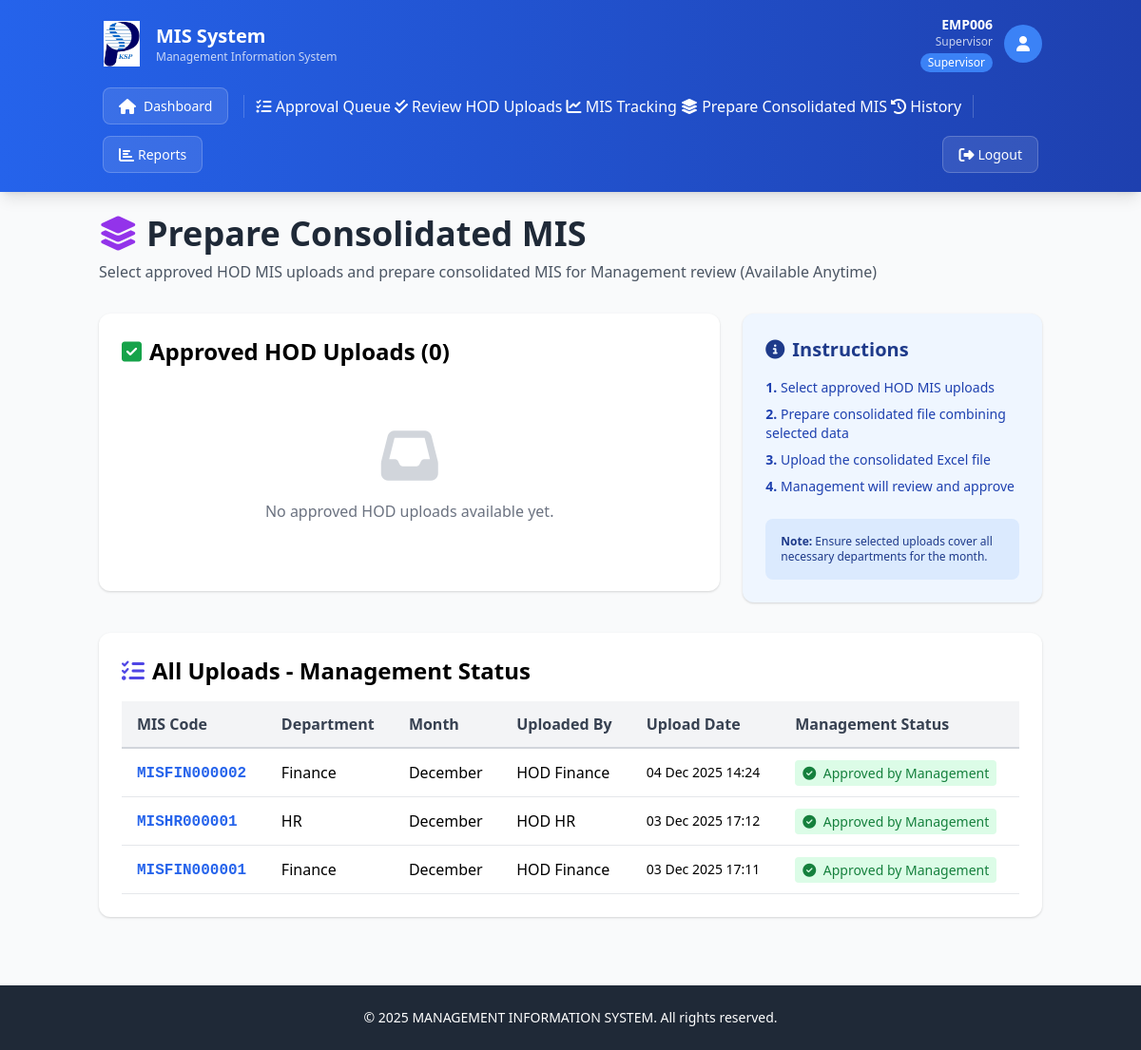
/prepare-consolidated-mis (signed in), run on the app's committed database.
### app.py (models this page shows)
class User(db.Model):
    __tablename__ = 'users'
    UserID = db.Column(db.Integer, primary_key=True)
    EmpID = db.Column(db.String(20), unique=True, nullable=False, index=True)
    Username = db.Column(db.String(50), nullable=True)
    PasswordHash = db.Column(db.String(255), nullable=False)
    Email = db.Column(db.String(100), unique=True, nullable=False)
    DepartmentID = db.Column(db.Integer, db.ForeignKey('departments.DeptID'), nullable=False)
    RoleID = db.Column(db.Integer, db.ForeignKey('roles.RoleID'), nullable=False)
    IsActive = db.Column(db.Boolean, default=True)
    FailedLoginAttempts = db.Column(db.Integer, default=0)
    LastFailedLogin = db.Column(db.DateTime, nullable=True)
    AccountLockedUntil = db.Column(db.DateTime, nullable=True)
    PasswordLastChanged = db.Column(db.DateTime, default=lambda: datetime.now(IST))
    PasswordExpiryDate = db.Column(db.DateTime, default=lambda: datetime.now(IST) + timedelta(days=90))
    CreatedAt = db.Column(db.DateTime, default=lambda: datetime.now(IST))
    UpdatedAt = db.Column(db.DateTime, default=lambda: datetime.now(IST), onupdate=lambda: datetime.now(IST))
    uploads = db.relationship('MISUpload', foreign_keys='MISUpload.UploadedBy', backref='uploader', lazy=True)

class Role(db.Model):
    __tablename__ = 'roles'
    RoleID = db.Column(db.Integer, primary_key=True)
    RoleName = db.Column(db.String(50), unique=True, nullable=False)
    users = db.relationship('User', backref='role', lazy=True)

class MISUpload(db.Model):
    __tablename__ = 'mis_uploads'
    UploadID = db.Column(db.Integer, primary_key=True)
    UploadCode = db.Column(db.String(50), unique=True, nullable=True)
    DepartmentID = db.Column(db.Integer, db.ForeignKey('departments.DeptID'), nullable=False)
    MonthID = db.Column(db.Integer, nullable=False)
    FYID = db.Column(db.Integer, db.ForeignKey('financial_years.FYID'), nullable=False)
    UploadedBy = db.Column(db.Integer, db.ForeignKey('users.UserID'), nullable=False)
    UploadDate = db.Column(db.DateTime, default=lambda: datetime.now(IST))
    FilePath = db.Column(db.String(255), nullable=False)
    FileCheck = db.Column(db.String(50), default='Not Validated')
    Status = db.Column(db.String(50), default='In Review')
    IsModified = db.Column(db.Boolean, default=False)
    IsCancelled = db.Column(db.Boolean, default=False)
    SupervisorApproved = db.Column(db.Boolean, default=False)
    SupervisorApprovedBy = db.Column(db.Integer, db.ForeignKey('users.UserID'), nullable=True)
    SupervisorApprovedDate = db.Column(db.DateTime, nullable=True)

class Department(db.Model):
    __tablename__ = 'departments'
    DeptID = db.Column(db.Integer, primary_key=True)
    DeptName = db.Column(db.String(100), unique=True, nullable=False)
    ActiveFlag = db.Column(db.Boolean, default=True)
    users = db.relationship('User', backref='department', lazy=True)
    uploads = db.relationship('MISUpload', backref='department', lazy=True)
    templates = db.relationship('Template', backref='department', lazy=True)

### app.py (the view)
@app.route('/prepare-consolidated-mis')
@supervisor_required
def prepare_consolidated_mis():
    user = User.query.get(session['user_id'])
    if not user or not user.IsActive:
        session.clear()
        flash('Your session has expired. Please log in again.', 'error')
        return redirect(url_for('login'))
    all_approved_uploads = MISUpload.query.filter_by(SupervisorApproved=True, IsCancelled=False).filter(MISUpload.Status.in_(['In Review', 'Approved'])).order_by(MISUpload.UploadDate.desc()).all()
    all_consolidated = ConsolidatedMIS.query.all()
    already_included_upload_ids = set()
    for consolidated in all_consolidated:
        if consolidated.UploadedHODMISIDs:
            upload_ids = [int(x) for x in consolidated.UploadedHODMISIDs.split(',')]
            already_included_upload_ids.update(upload_ids)
    approved_uploads = [upload for upload in all_approved_uploads if upload.UploadID not in already_included_upload_ids]
    in_review_uploads = MISUpload.query.filter_by(Status='In Review', IsCancelled=False).order_by(MISUpload.UploadDate.desc()).all()
    approved_by_management = MISUpload.query.filter_by(Status='Approved', IsCancelled=False).order_by(MISUpload.UploadDate.desc()).all()
    rejected_by_management = MISUpload.query.filter_by(Status='Rejected', IsCancelled=False).order_by(MISUpload.UploadDate.desc()).all()
    return render_template('prepare_consolidated_mis.html', current_user=user, approved_uploads=approved_uploads, in_review_uploads=in_review_uploads, approved_by_management=approved_by_management, rejected_by_management=rejected_by_management)

### templates/prepare_consolidated_mis.html (shortened to what this page needs)
{% extends "base.html" %}
{% block content %}
<div class="max-w-6xl mx-auto">
    <div class="mb-8">
        <h2 class="text-4xl font-bold text-gray-800 mb-2">
            <i class="fas fa-layer-group text-purple-600"></i> Prepare Consolidated MIS
        </h2>
        <p class="text-gray-600">Select approved HOD MIS uploads and prepare consolidated MIS for Management review (Available Anytime)</p>
    </div>
    <div class="grid grid-cols-1 lg:grid-cols-3 gap-6">
        <div class="lg:col-span-2">
            <div class="card p-6">
                <h3 class="text-2xl font-bold mb-4 flex items-center gap-2">
                    <i class="fas fa-check-square text-green-600"></i> Approved HOD Uploads ({{ approved_uploads|length }})
                </h3>
                {% if approved_uploads %}
                <form method="POST" action="{{ url_for('upload_consolidated_mis') }}" enctype="multipart/form-data">
                    <div class="space-y-3 mb-6">
                        {% for upload in approved_uploads %}
                        <div class="border border-green-200 rounded-lg p-4 bg-green-50">
                            <label class="flex items-start gap-3 cursor-pointer">
                                <input type="checkbox" name="selected_uploads" value="{{ upload.UploadID }}" class="mt-1">
                                <div class="flex-1">
                                    <h4 class="font-bold text-gray-800">
                                        <span class="font-mono text-green-600">{{ upload.UploadCode }}</span> - {{ upload.department.DeptName }}
                                    </h4>
                                    <p class="text-sm text-gray-600">{{ ['', 'January', 'February', 'March', 'April', 'May', 'June', 'July', 'August', 'September', 'October', 'November', 'December'][upload.MonthID] }} {{ upload.financial_year.FYName }} | Approved by: {{ upload.uploader.Username }}</p>
                                </div>
                                <a href="{{ url_for('download_upload', upload_id=upload.UploadID) }}" class="text-blue-600 hover:text-blue-800 text-sm">
                                    <i class="fas fa-download"></i>
                                </a>
                            </label>
                        </div>
                        {% endfor %}
                    </div>
                    <div class="mb-6">
                        <label class="block text-gray-700 font-bold mb-2">Upload Consolidated MIS File</label>
                        <input type="file" name="consolidated_file" accept=".xls,.xlsx" required class="w-full px-4 py-2 border border-gray-300 rounded-lg">
                        <p class="text-sm text-gray-600 mt-1">Excel file (.xls or .xlsx) containing consolidated data</p>
                    </div>
                    <button type="submit" class="w-full bg-purple-600 text-white py-3 rounded-lg hover:bg-purple-700 transition font-bold">
                        <i class="fas fa-upload mr-2"></i> Upload Consolidated MIS
                    </button>
                </form>
                {% else %}
                <div class="text-center py-12 text-gray-500">
                    <i class="fas fa-inbox text-6xl mb-4 text-gray-300"></i>
                    <p>No approved HOD uploads available yet.</p>
                </div>
                {% endif %}
            </div>
        </div>
        <div>
            <div class="card p-6 bg-blue-50">
                <h3 class="text-xl font-bold mb-4 text-blue-900 flex items-center gap-2">
                    <i class="fas fa-info-circle"></i> Instructions
                </h3>
                <ul class="space-y-2 text-sm text-blue-800">
                    <li><strong>1.</strong> Select approved HOD MIS uploads</li>
                    <li><strong>2.</strong> Prepare consolidated file combining selected data</li>
                    <li><strong>3.</strong> Upload the consolidated Excel file</li>
                    <li><strong>4.</strong> Management will review and approve</li>
                </ul>
                <div class="mt-6 p-4 bg-blue-100 rounded-lg">
                    <p class="text-xs text-blue-900"><strong>Note:</strong> Ensure selected uploads cover all necessary departments for the month.</p>
                </div>
            </div>
        </div>
    </div>
    <div class="card p-6 mt-8">
        <h3 class="text-2xl font-bold mb-4 flex items-center gap-2">
            <i class="fas fa-tasks text-indigo-600"></i> All Uploads - Management Status
        </h3>
        {% if in_review_uploads or approved_by_management or rejected_by_management %}
        <div class="overflow-x-auto">
            <table class="w-full">
                <thead class="bg-gray-100 border-b-2 border-gray-300">
                    <tr>
                        <th class="px-4 py-3 text-left font-bold text-gray-700">MIS Code</th>
                        <th class="px-4 py-3 text-left font-bold text-gray-700">Department</th>
                        <th class="px-4 py-3 text-left font-bold text-gray-700">Month</th>
                        <th class="px-4 py-3 text-left font-bold text-gray-700">Uploaded By</th>
                        <th class="px-4 py-3 text-left font-bold text-gray-700">Upload Date</th>
                        <th class="px-4 py-3 text-left font-bold text-gray-700">Management Status</th>
                    </tr>
                </thead>
                <tbody>
                    {% for upload in approved_by_management %}
                    <tr class="border-b border-gray-200 hover:bg-gray-50 transition">
                        <td class="px-4 py-3">
                            <a href="{{ url_for('view_hod_upload', upload_id=upload.UploadID) }}" class="font-mono font-bold text-blue-600 hover:text-blue-800 hover:underline">{{ upload.UploadCode }}</a>
                        </td>
                        <td class="px-4 py-3">{{ upload.department.DeptName }}</td>
                        <td class="px-4 py-3">{{ ['', 'January', 'February', 'March', 'April', 'May', 'June', 'July', 'August', 'September', 'October', 'November', 'December'][upload.MonthID] }}</td>
                        <td class="px-4 py-3">{{ upload.uploader.Username }}</td>
                        <td class="px-4 py-3 text-sm">{{ upload.UploadDate.strftime('%d %b %Y %H:%M') }}</td>
                        <td class="px-4 py-3">
                            <span class="px-2 py-1 rounded text-sm font-medium bg-green-100 text-green-700">
                                <i class="fas fa-check-circle mr-1"></i> Approved by Management
                            </span>
                        </td>
                    </tr>
                    {% endfor %}
                </tbody>
            </table>
        </div>
        {% endif %}
    </div>
</div>
{% endblock %}

### templates/base.html (shortened to what this page needs)
<!DOCTYPE html>
<html lang="en">
<head>
    <script src="https://cdn.tailwindcss.com"></script>
    <link rel="stylesheet" href="{{ url_for('static', filename='css/styles.css') }}">
    <link rel="stylesheet" href="https://cdnjs.cloudflare.com/ajax/libs/font-awesome/6.4.0/css/all.min.css">
</head>
<body class="bg-gray-50 min-h-screen">
    {% if 'user_id' in session %}
    <nav class="bg-gradient-to-r from-blue-600 to-blue-800 text-white shadow-lg">
        <div class="container mx-auto px-4 py-4">
            <div class="flex justify-between items-center mb-3">
                <div class="flex items-center gap-3">
                    <img src="{{ url_for('static', filename='logo.png') }}" alt="KSPL Logo" class="w-12 h-12 object-contain">
                    <div>
                        <h1 class="text-xl font-bold">MIS System</h1>
                        <p class="text-xs opacity-75">Management Information System</p>
                    </div>
                </div>
                <div class="flex items-center gap-3">
                    <div class="text-right hidden sm:block">
                        <p class="text-sm font-semibold">{{ current_user.EmpID }}</p>
                        {% if current_user.Username %}<p class="text-xs opacity-75">{{ current_user.Username }}</p>{% endif %}
                        <span class="inline-block mt-1 px-2 py-0.5 bg-blue-500 rounded-full text-xs font-medium">
                            {{ current_user.role.RoleName }}
                        </span>
                    </div>
                    <div class="w-10 h-10 bg-blue-500 rounded-full flex items-center justify-center">
                        <i class="fas fa-user text-white"></i>
                    </div>
                </div>
            </div>
            <div class="flex flex-wrap gap-1 items-center">
                <a href="{{ url_for('dashboard') }}" class="nav-link-modern">
                    <i class="fas fa-home mr-2"></i>Dashboard
                </a>
                {% if current_user.role.RoleName == 'Supervisor' %}
                    <a href="{{ url_for('approval_queue') }}" class="nav-link {% if request.endpoint == 'approval_queue' %}active{% endif %}">
                        <i class="fas fa-tasks"></i> Approval Queue
                    </a>
                    <a href="{{ url_for('supervisor_uploads') }}" class="nav-link {% if request.endpoint == 'supervisor_uploads' %}active{% endif %}">
                        <i class="fas fa-check-double"></i> Review HOD Uploads
                    </a>
                    <a href="{{ url_for('supervisor_mis_tracking') }}" class="nav-link {% if request.endpoint == 'supervisor_mis_tracking' %}active{% endif %}">
                        <i class="fas fa-chart-line"></i> MIS Tracking
                    </a>
                    <a href="{{ url_for('prepare_consolidated_mis') }}" class="nav-link {% if request.endpoint == 'prepare_consolidated_mis' %}active{% endif %}">
                        <i class="fas fa-layer-group"></i> Prepare Consolidated MIS
                    </a>
                    <a href="{{ url_for('supervisor_history') }}" class="nav-link {% if request.endpoint == 'supervisor_history' %}active{% endif %}">
                        <i class="fas fa-history"></i> History
                    </a>
                {% endif %}
                <a href="{{ url_for('reports') }}" class="nav-link-modern">
                    <i class="fas fa-chart-bar mr-1"></i>Reports
                </a>
                <div class="ml-auto flex items-center gap-1">
                    <a href="{{ url_for('logout') }}" class="nav-link-modern hover:bg-red-500">
                        <i class="fas fa-sign-out-alt mr-1"></i>Logout
                    </a>
                </div>
            </div>
        </div>
    </nav>
    {% endif %}
    <div class="container mx-auto px-4 py-6">
        {% block content %}{% endblock %}
    </div>
    <footer class="bg-gray-800 text-white mt-12 py-6">
        <div class="container mx-auto px-4 text-center">
            <p class="text-sm">&copy; 2025 MANAGEMENT INFORMATION SYSTEM. All rights reserved.</p>
        </div>
    </footer>
</body>
</html>

### data on the page
User: EmpID "EMP006", Username "Supervisor"
Role: role.RoleName "Supervisor"
MISUpload: UploadCode "MISFIN000002", department.DeptName "Finance", MonthID "December", uploader.Username "HOD Finance", UploadDate "04 Dec 2025 14:24"
MISUpload: UploadCode "MISHR000001", department.DeptName "HR", MonthID "December", uploader.Username "HOD HR", UploadDate "03 Dec 2025 17:12"
MISUpload: UploadCode "MISFIN000001", department.DeptName "Finance", MonthID "December", uploader.Username "HOD Finance", UploadDate "03 Dec 2025 17:11"

### other printed values
{{ approved_uploads|length }} "0"
